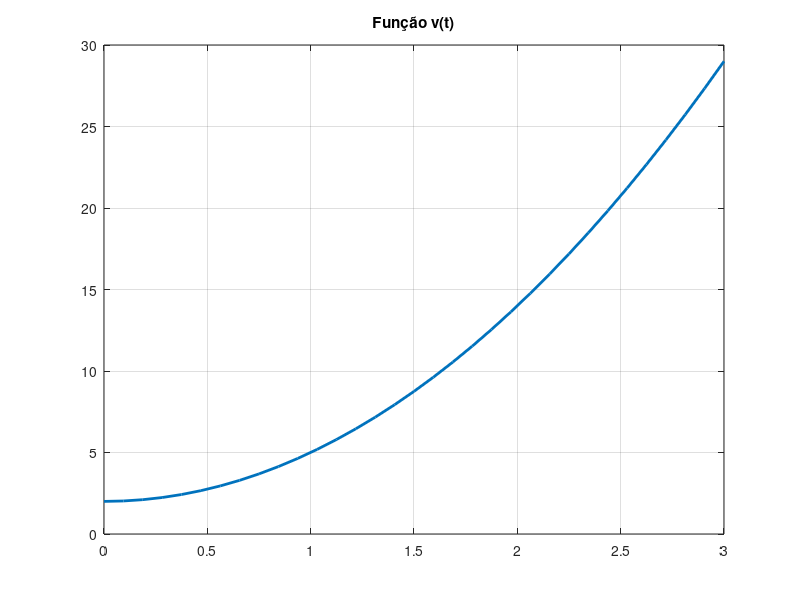

Here is the MATLAB script that generated this plot:
clc
clear
close all

a = 0; b = 3; N = 33;
dt = (b-a)/(N-1);
t = a:dt:b;

f = @(t) 2 + 3*t.^2;
v = f(t);

somair = 0; somait = 0; somais = 0;

for i = 1:N-1
    somair += v(i)*(t(i+1)-t(i));
    somait += (v(i)+v(i+1))*(t(i+1)-t(i))/2;
end

for i = 1:(N-1)/2
    somais += (v(2*i-1)+4*v(2*i)+v(2*i+1));
end

simpson = somais*dt/3;

exato = 33;

erro_r = abs(somair-exato);
erro_t = abs(somait-exato);
erro_s = abs(simpson-exato);

printf("\n=== INTEGRAÇÃO NUMÉRICA ===\n");
printf("Riemann:  %.6f | Erro: %.6f\n", somair, erro_r);
printf("Trapézio: %.6f | Erro: %.6f\n", somait, erro_t);
printf("Simpson:  %.6f | Erro: %.6f\n", simpson, erro_s);

plot(t,v,'LineWidth',2)
grid on
title('Função v(t)')
